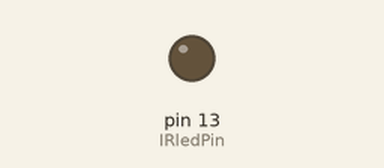
Simulated run of this sketch. Board: Arduino Uno, built with avr-gcc and run on an emulated ATmega328P. Parts: output pins drawn as LEDs (lit = HIGH). What the sketch prints to the serial monitor is not drawn.

Above: at 0.4 s.
Timing chart, 0 to 1.9 s (numbered marks = the images above):
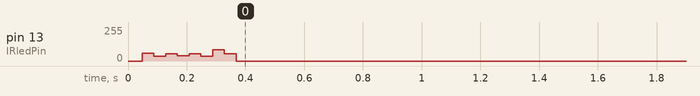

Measured:
- by itself, pin 13 (IRledPin): 57/255 → 0/255 at 0.09 s

The sketch:

diminuirtv.ino
```cpp
int IRledPin = 13;

void setup() {
  pinMode(IRledPin, OUTPUT);
  Serial.begin(9600);

  Serial.println("Enviando sinal IR...");
  SendChannelUpCodeDiminuirTV();
}

void loop() {
}


void pulseIR(long microsecs) {
  cli();
  while (microsecs > 0) {
    digitalWrite(IRledPin, HIGH);
    delayMicroseconds(10);
    digitalWrite(IRledPin, LOW);
    delayMicroseconds(10);
    microsecs -= 26;
  }
  sei();
}


void SendChannelUpCodeDiminuirTV(){
delayMicroseconds(7536);
pulseIR(9300);
delayMicroseconds(4620);
pulseIR(600);
delayMicroseconds(560);
pulseIR(600);
delayMicroseconds(1740);
pulseIR(560);
delayMicroseconds(580);
pulseIR(600);
delayMicroseconds(1740);
pulseIR(560);
delayMicroseconds(580);
pulseIR(600);
delayMicroseconds(1740);
pulseIR(580);
delayMicroseconds(1740);
pulseIR(560);
delayMicroseconds(1760);
pulseIR(540);
delayMicroseconds(1780);
pulseIR(560);
delayMicroseconds(1740);
pulseIR(580);
delayMicroseconds(1740);
pulseIR(580);
delayMicroseconds(560);
pulseIR(600);
delayMicroseconds(560);
pulseIR(600);
delayMicroseconds(580);
pulseIR(600);
delayMicroseconds(1720);
pulseIR(580);
delayMicroseconds(1740);
pulseIR(580);
delayMicroseconds(560);
pulseIR(600);
delayMicroseconds(560);
pulseIR(600);
delayMicroseconds(580);
pulseIR(600);
delayMicroseconds(560);
pulseIR(600);
delayMicroseconds(1740);
pulseIR(560);
delayMicroseconds(560);
pulseIR(620);
delayMicroseconds(540);
pulseIR(620);
delayMicroseconds(560);
pulseIR(600);
delayMicroseconds(1740);
pulseIR(580);
delayMicroseconds(1740);
pulseIR(560);
delayMicroseconds(1760);
pulseIR(560);
delayMicroseconds(1740);
pulseIR(580);
delayMicroseconds(560);
pulseIR(580);
delayMicroseconds(1760);
pulseIR(560);
delayMicroseconds(1760);
pulseIR(560);
delayMicroseconds(1760);
pulseIR(540);
delayMicroseconds(38980);
pulseIR(9280);
delayMicroseconds(4640);
pulseIR(580);
delayMicroseconds(580);
pulseIR(580);
delayMicroseconds(1760);
pulseIR(560);
delayMicroseconds(580);
pulseIR(580);
delayMicroseconds(1760);
pulseIR(560);
delayMicroseconds(580);
pulseIR(580);
delayMicroseconds(1760);
pulseIR(560);
delayMicroseconds(1760);
pulseIR(560);
delayMicroseconds(1760);
pulseIR(540);
delayMicroseconds(1780);
pulseIR(540);
delayMicroseconds(1780);
pulseIR(540);
delayMicroseconds(1780);
pulseIR(540);
delayMicroseconds(600);
pulseIR(560);
delayMicroseconds(600);
pulseIR(560);
delayMicroseconds(600);
pulseIR(560);
delayMicroseconds(1780);
pulseIR(540);
delayMicroseconds(1780);
pulseIR(540);
delayMicroseconds(580);
pulseIR(580);
delayMicroseconds(600);
pulseIR(580);
delayMicroseconds(580);
pulseIR(580);
delayMicroseconds(580);
pulseIR(560);
delayMicroseconds(1780);
pulseIR(540);
delayMicroseconds(600);
pulseIR(560);
delayMicroseconds(600);
pulseIR(580);
delayMicroseconds(1740);
pulseIR(600);
delayMicroseconds(1740);
pulseIR(540);
delayMicroseconds(1760);
pulseIR(580);
delayMicroseconds(1740);
pulseIR(580);
delayMicroseconds(1720);
pulseIR(600);
delayMicroseconds(560);
pulseIR(580);
delayMicroseconds(1740);
pulseIR(600);
delayMicroseconds(1720);
pulseIR(600);
delayMicroseconds(560);
pulseIR(580);
delayMicroseconds(38960);
pulseIR(9320);
delayMicroseconds(4620);
pulseIR(600);
delayMicroseconds(560);
pulseIR(580);
delayMicroseconds(1740);
pulseIR(560);
delayMicroseconds(600);
pulseIR(600);
delayMicroseconds(1720);
pulseIR(600);
delayMicroseconds(560);
pulseIR(600);
delayMicroseconds(1720);
pulseIR(600);
delayMicroseconds(1720);
pulseIR(600);
delayMicroseconds(1700);
pulseIR(600);
delayMicroseconds(1720);
pulseIR(600);
delayMicroseconds(1720);
pulseIR(600);
delayMicroseconds(1720);
pulseIR(600);
delayMicroseconds(560);
pulseIR(600);
delayMicroseconds(560);
pulseIR(600);
delayMicroseconds(580);
pulseIR(580);
delayMicroseconds(1720);
pulseIR(600);
delayMicroseconds(1720);
pulseIR(600);
delayMicroseconds(580);
pulseIR(560);
delayMicroseconds(580);
pulseIR(580);
delayMicroseconds(600);
pulseIR(560);
delayMicroseconds(600);
pulseIR(580);
delayMicroseconds(1740);
pulseIR(560);
delayMicroseconds(600);
pulseIR(560);
delayMicroseconds(600);
pulseIR(560);
delayMicroseconds(1760);
pulseIR(560);
delayMicroseconds(1740);
pulseIR(580);
delayMicroseconds(1740);
pulseIR(580);
delayMicroseconds(1740);
pulseIR(580);
delayMicroseconds(1740);
pulseIR(580);
delayMicroseconds(580);
pulseIR(580);
delayMicroseconds(1740);
pulseIR(580);
delayMicroseconds(23544);
pulseIR(980);
delayMicroseconds(12868);
pulseIR(41384);
}
```
